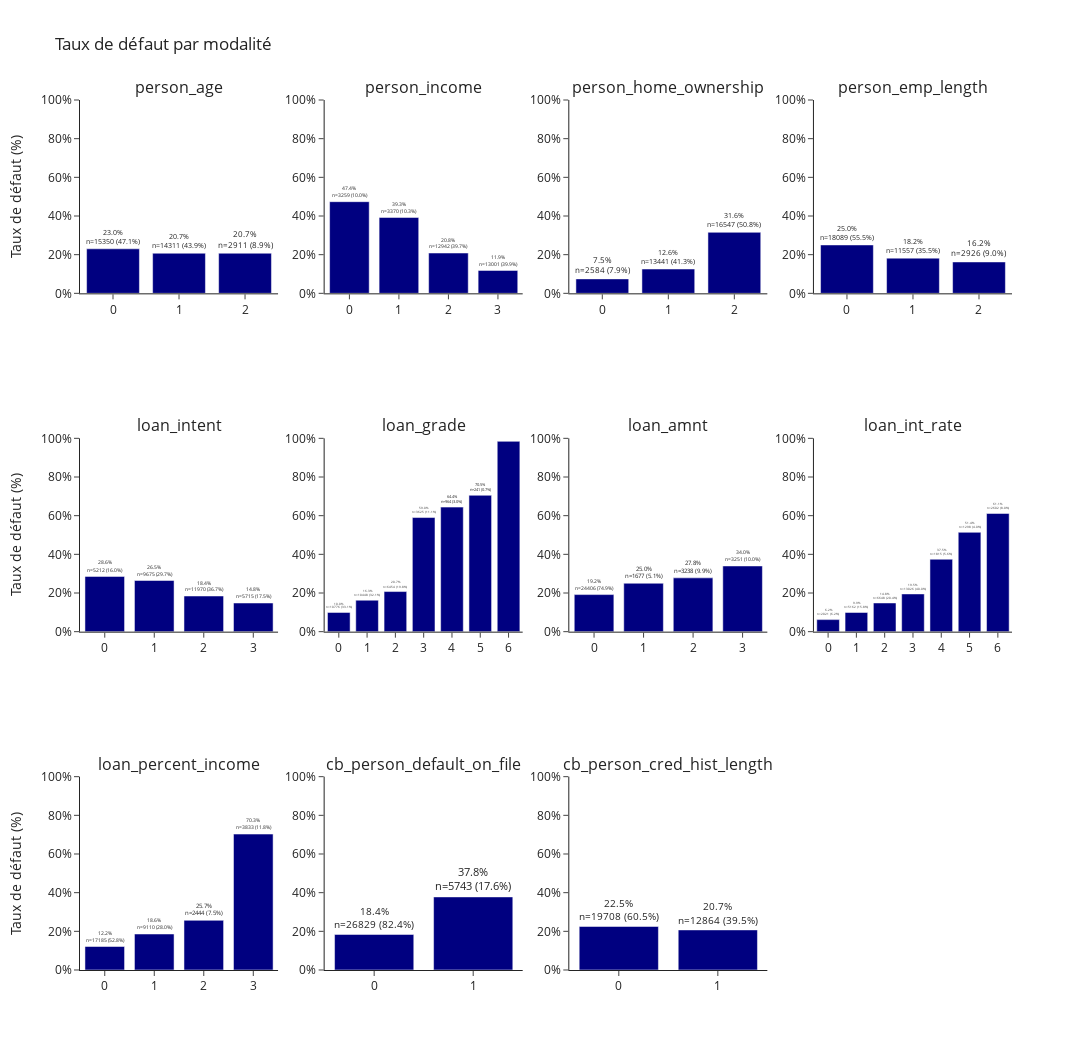

Here is the notebook cell this chart was saved with:
### Code cell
plot_default_rates(df, df.columns.drop('loan_status'), n_cols=4)

### Figure 1 — Plotly figure (JSON) as saved in the notebook; plotly's stock layout.template omitted (floating-point values rounded to 4 significant figures)
{"data": [{"marker": {"color": "navy"}, "text": ["23.0%<br>n=15350 (47.1%)", "20.7%<br>n=14311 (43.9%)", "20.7%<br>n=2911 (8.9%)"], "textposition": "outside", "type": "bar", "x": [0, 1, 2], "xaxis": "x", "y": [23.02, 20.75, 20.75], "yaxis": "y"}, {"marker": {"color": "navy"}, "text": ["47.4%<br>n=3259 (10.0%)", "39.3%<br>n=3370 (10.3%)", "20.8%<br>n=12942 (39.7%)", "11.9%<br>n=13001 (39.9%)"], "textposition": "outside", "type": "bar", "x": [0, 1, 2, 3], "xaxis": "x2", "y": [47.41, 39.26, 20.85, 11.85], "yaxis": "y2"}, {"marker": {"color": "navy"}, "text": ["7.5%<br>n=2584 (7.9%)", "12.6%<br>n=13441 (41.3%)", "31.6%<br>n=16547 (50.8%)"], "textposition": "outside", "type": "bar", "x": [0, 1, 2], "xaxis": "x3", "y": [7.469, 12.57, 31.57], "yaxis": "y3"}, {"marker": {"color": "navy"}, "text": ["25.0%<br>n=18089 (55.5%)", "18.2%<br>n=11557 (35.5%)", "16.2%<br>n=2926 (9.0%)"], "textposition": "outside", "type": "bar", "x": [0, 1, 2], "xaxis": "x4", "y": [25.03, 18.21, 16.23], "yaxis": "y4"}, {"marker": {"color": "navy"}, "text": ["28.6%<br>n=5212 (16.0%)", "26.5%<br>n=9675 (29.7%)", "18.4%<br>n=11970 (36.7%)", "14.8%<br>n=5715 (17.5%)"], "textposition": "outside", "type": "bar", "x": [0, 1, 2, 3], "xaxis": "x5", "y": [28.59, 26.48, 18.45, 14.82], "yaxis": "y5"}, {"marker": {"color": "navy"}, "text": ["10.0%<br>n=10776 (33.1%)", "16.3%<br>n=10448 (32.1%)", "20.7%<br>n=6454 (19.8%)", "59.0%<br>n=3625 (11.1%)", "64.4%<br>n=964 (3.0%)", "70.5%<br>n=241 (0.7%)", "98.4%<br>n=64 (0.2%)"], "textposition": "outside", "type": "bar", "x": [0, 1, 2, 3, 4, 5, 6], "xaxis": "x6", "y": [9.957, 16.28, 20.75, 59.03, 64.42, 70.54, 98.44], "yaxis": "y6"}, {"marker": {"color": "navy"}, "text": ["19.2%<br>n=24406 (74.9%)", "25.0%<br>n=1677 (5.1%)", "27.8%<br>n=3238 (9.9%)", "34.0%<br>n=3251 (10.0%)"], "textposition": "outside", "type": "bar", "x": [0, 1, 2, 3], "xaxis": "x7", "y": [19.18, 25.04, 27.83, 33.99], "yaxis": "y7"}, {"marker": {"color": "navy"}, "text": ["6.2%<br>n=2021 (6.2%)", "9.9%<br>n=5162 (15.8%)", "14.8%<br>n=6648 (20.4%)", "19.5%<br>n=13026 (40.0%)", "37.5%<br>n=1815 (5.6%)", "51.4%<br>n=1298 (4.0%)", "61.1%<br>n=2602 (8.0%)"], "textposition": "outside", "type": "bar", "x": [0, 1, 2, 3, 4, 5, 6], "xaxis": "x8", "y": [6.235, 9.938, 14.85, 19.52, 37.47, 51.39, 61.15], "yaxis": "y8"}, {"marker": {"color": "navy"}, "text": ["12.2%<br>n=17185 (52.8%)", "18.6%<br>n=9110 (28.0%)", "25.7%<br>n=2444 (7.5%)", "70.3%<br>n=3833 (11.8%)"], "textposition": "outside", "type": "bar", "x": [0, 1, 2, 3], "xaxis": "x9", "y": [12.15, 18.62, 25.7, 70.31], "yaxis": "y9"}, {"marker": {"color": "navy"}, "text": ["18.4%<br>n=26829 (82.4%)", "37.8%<br>n=5743 (17.6%)"], "textposition": "outside", "type": "bar", "x": [0, 1], "xaxis": "x10", "y": [18.4, 37.8], "yaxis": "y10"}, {"marker": {"color": "navy"}, "text": ["22.5%<br>n=19708 (60.5%)", "20.7%<br>n=12864 (39.5%)"], "textposition": "outside", "type": "bar", "x": [0, 1], "xaxis": "x11", "y": [22.52, 20.74], "yaxis": "y11"}], "layout": {"annotations": [{"font": {"size": 16}, "showarrow": false, "text": "person_age", "x": 0.1062, "xanchor": "center", "xref": "paper", "y": 1, "yanchor": "bottom", "yref": "paper"}, {"font": {"size": 16}, "showarrow": false, "text": "person_income", "x": 0.3688, "xanchor": "center", "xref": "paper", "y": 1, "yanchor": "bottom", "yref": "paper"}, {"font": {"size": 16}, "showarrow": false, "text": "person_home_ownership", "x": 0.6313, "xanchor": "center", "xref": "paper", "y": 1, "yanchor": "bottom", "yref": "paper"}, {"font": {"size": 16}, "showarrow": false, "text": "person_emp_length", "x": 0.8938, "xanchor": "center", "xref": "paper", "y": 1, "yanchor": "bottom", "yref": "paper"}, {"font": {"size": 16}, "showarrow": false, "text": "loan_intent", "x": 0.1062, "xanchor": "center", "xref": "paper", "y": 0.6111, "yanchor": "bottom", "yref": "paper"}, {"font": {"size": 16}, "showarrow": false, "text": "loan_grade", "x": 0.3688, "xanchor": "center", "xref": "paper", "y": 0.6111, "yanchor": "bottom", "yref": "paper"}, {"font": {"size": 16}, "showarrow": false, "text": "loan_amnt", "x": 0.6313, "xanchor": "center", "xref": "paper", "y": 0.6111, "yanchor": "bottom", "yref": "paper"}, {"font": {"size": 16}, "showarrow": false, "text": "loan_int_rate", "x": 0.8938, "xanchor": "center", "xref": "paper", "y": 0.6111, "yanchor": "bottom", "yref": "paper"}, {"font": {"size": 16}, "showarrow": false, "text": "loan_percent_income", "x": 0.1062, "xanchor": "center", "xref": "paper", "y": 0.2222, "yanchor": "bottom", "yref": "paper"}, {"font": {"size": 16}, "showarrow": false, "text": "cb_person_default_on_file", "x": 0.3688, "xanchor": "center", "xref": "paper", "y": 0.2222, "yanchor": "bottom", "yref": "paper"}, {"font": {"size": 16}, "showarrow": false, "text": "cb_person_cred_hist_length", "x": 0.6313, "xanchor": "center", "xref": "paper", "y": 0.2222, "yanchor": "bottom", "yref": "paper"}], "height": 1050, "showlegend": false, "title": {"text": "Taux de défaut par modalité"}, "width": 1100, "xaxis": {"anchor": "y", "domain": [0, 0.2125], "type": "category"}, "xaxis10": {"anchor": "y10", "domain": [0.2625, 0.475], "type": "category"}, "xaxis11": {"anchor": "y11", "domain": [0.525, 0.7375], "type": "category"}, "xaxis12": {"anchor": "y12", "domain": [0.7875, 1], "type": "category"}, "xaxis2": {"anchor": "y2", "domain": [0.2625, 0.475], "type": "category"}, "xaxis3": {"anchor": "y3", "domain": [0.525, 0.7375], "type": "category"}, "xaxis4": {"anchor": "y4", "domain": [0.7875, 1], "type": "category"}, "xaxis5": {"anchor": "y5", "domain": [0, 0.2125], "type": "category"}, "xaxis6": {"anchor": "y6", "domain": [0.2625, 0.475], "type": "category"}, "xaxis7": {"anchor": "y7", "domain": [0.525, 0.7375], "type": "category"}, "xaxis8": {"anchor": "y8", "domain": [0.7875, 1], "type": "category"}, "xaxis9": {"anchor": "y9", "domain": [0, 0.2125], "type": "category"}, "yaxis": {"anchor": "x", "domain": [0.7778, 1], "range": [0, 100], "ticksuffix": "%", "title": {"text": "Taux de défaut (%)"}}, "yaxis10": {"anchor": "x10", "domain": [0, 0.2222], "range": [0, 100], "ticksuffix": "%"}, "yaxis11": {"anchor": "x11", "domain": [0, 0.2222], "range": [0, 100], "ticksuffix": "%"}, "yaxis12": {"anchor": "x12", "domain": [0, 0.2222]}, "yaxis2": {"anchor": "x2", "domain": [0.7778, 1], "range": [0, 100], "ticksuffix": "%"}, "yaxis3": {"anchor": "x3", "domain": [0.7778, 1], "range": [0, 100], "ticksuffix": "%"}, "yaxis4": {"anchor": "x4", "domain": [0.7778, 1], "range": [0, 100], "ticksuffix": "%"}, "yaxis5": {"anchor": "x5", "domain": [0.3889, 0.6111], "range": [0, 100], "ticksuffix": "%", "title": {"text": "Taux de défaut (%)"}}, "yaxis6": {"anchor": "x6", "domain": [0.3889, 0.6111], "range": [0, 100], "ticksuffix": "%"}, "yaxis7": {"anchor": "x7", "domain": [0.3889, 0.6111], "range": [0, 100], "ticksuffix": "%"}, "yaxis8": {"anchor": "x8", "domain": [0.3889, 0.6111], "range": [0, 100], "ticksuffix": "%"}, "yaxis9": {"anchor": "x9", "domain": [0, 0.2222], "range": [0, 100], "ticksuffix": "%", "title": {"text": "Taux de défaut (%)"}}}}
